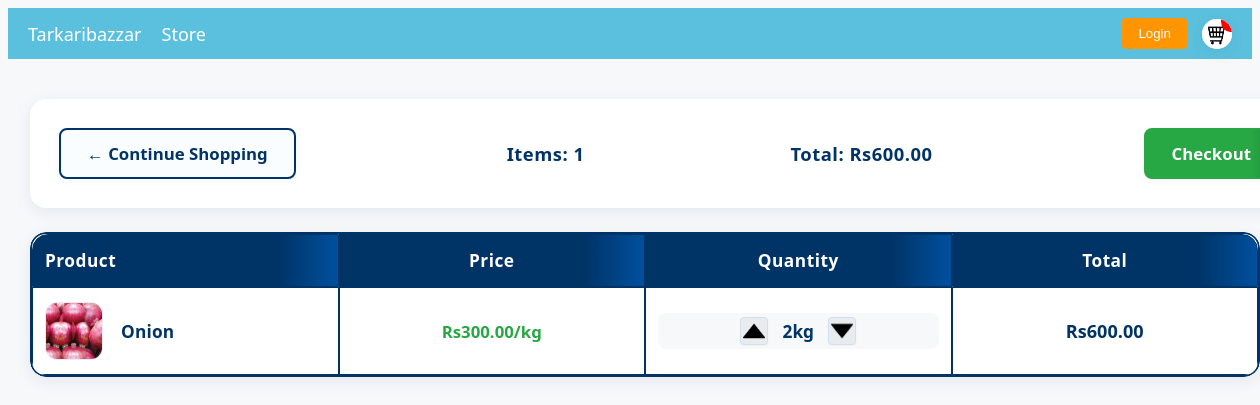
/cart/ (signed in), run on an earlier commit of the app's database.
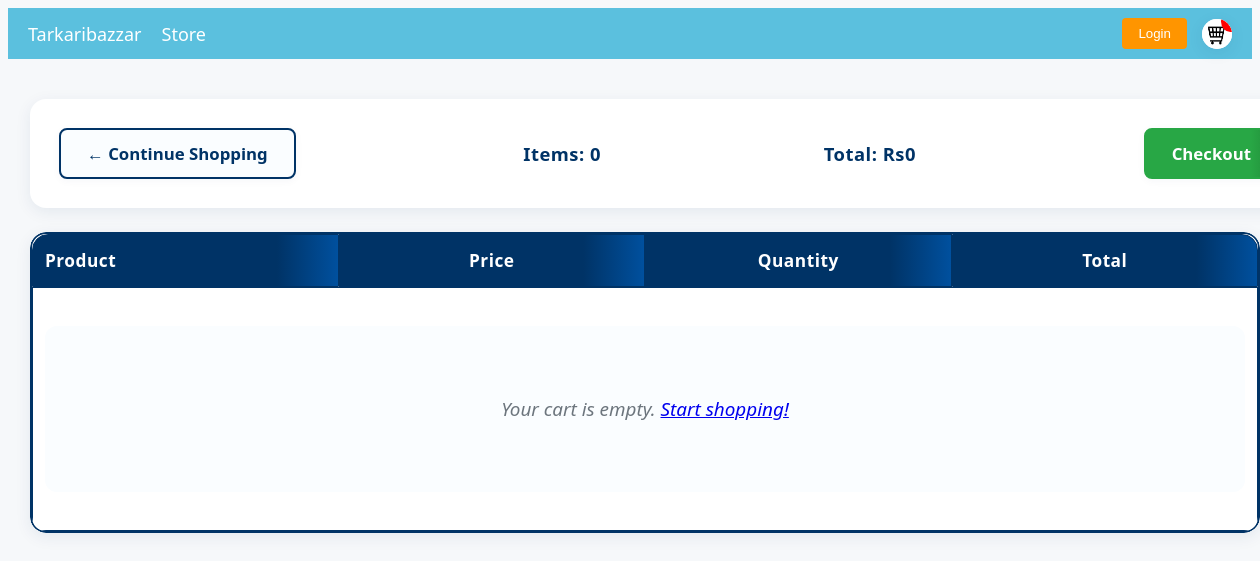
And on a later commit of the database.
### store/models.py (models this page shows, shortened)
class Order(models.Model):
    customer=models.ForeignKey(Customer,on_delete=models.SET_NULL,blank=True,null=True)
    date_orderd=models.DateTimeField(auto_now_add=True)
    complete=models.BooleanField(default=False,null=True,blank=False)
    transaction_id= models.CharField(max_length=100, null=True)
    @property
    def get_cart_total(self):
        orderitems = self.orderitem_set.all()
        total= sum([item.get_total for item in orderitems])
        return total
    @property
    def get_cart_items(self):
         orderitems = self.orderitem_set.all()
         total = len(orderitems)  # or orderitems.count()
         return total

class OrderItem(models.Model):
    product=models.ForeignKey(Product,on_delete=models.SET_NULL,blank=True,null=True)
    order=models.ForeignKey(Order,on_delete=models.SET_NULL,blank=True,null=True)
    quantity=models.IntegerField(default=0,null=True,blank=True)
    date_added=models.DateTimeField(auto_now_add=True)
    @property
    def get_total(self):
        total= self.product.price *self.quantity
        return total

class Product(models.Model):
    name= models.CharField(max_length=100, null=True)
    price = models.DecimalField(max_digits=10, decimal_places=2, default=0.00)
    digital=models.BooleanField(default=False, null=True, blank=False)
    image=models.ImageField(null=True,blank=True)
    @property
    def imageURL(self):
        try:
            url= self.image.url
        except:
            url=''
        return url

### store/views.py (the view)
# urls.py: path('cart/',views.cart,name="cart"),
def cart(request):
    if request.user.is_authenticated:
        customer = request.user.customer
        order, created = Order.objects.get_or_create(customer=customer,complete=False)
        items=order.orderitem_set.all()
        cartItems = order.get_cart_items
    else:
        items=[]
        order={'get_cart_total':0, 'get_cart_items':0}
        cartItems = order['get_cart_items']
    context={'items':items, 'order':order,'cartItems':cartItems}
    return render(request, 'store/cart.html',context)

### store/templates/store/cart.html (shortened to what this page needs)
{% extends 'store/main.html' %}
{% load static %}
{% block content %}
<div class="row">
    <div class="col-lg-12">
        <div class="box-element">
            <div class="cart-summary">
                <a class="btn btn-outline-dark" href="{% url 'store' %}">&#x2190; Continue Shopping</a>
                <h5>Items: <strong>{{order.get_cart_items}}</strong></h5>
                <h5>Total: <strong>Rs{{order.get_cart_total}}</strong></h5>
                <a class="btn btn-success" href="{% url 'checkout' %}">Checkout</a>
            </div>
        </div>
        <div class="cart-container">
            <div class="cart-items-container">
                <table class="cart-table">
                    <thead>
                        <tr>
                            <th class="product-col">Product</th>
                            <th class="price-col">Price</th>
                            <th class="qty-col">Quantity</th>
                            <th class="total-col">Total</th>
                        </tr>
                    </thead>
                    <tbody>
                        {% if items %}
                            {% for item in items %}
                            <tr class="cart-row">
                                <td class="product-col">
                                    <div class="product-content">
                                        <img class="row-image" src="{{item.product.imageURL}}" alt="{{item.product.name}}">
                                        <span class="product-name">{{item.product.name}}</span>
                                    </div>
                                </td>
                                <td class="price-col">
                                    <span class="price">Rs{{item.product.price}}/kg</span>
                                </td>
                                <td class="qty-col">
                                    <div class="quantity-controls">
                                        <img data-product={{item.product.id}} data-action="add" class="chg-quantity update-cart" src="{% static 'css/images/arrowup.png'%}" alt="Increase" title="Increase quantity">
                                        <span class="quantity-display">{{item.quantity}}kg</span>
                                        <img data-product={{item.product.id}} data-action="remove" class="chg-quantity update-cart" src="{% static 'css/images/arrowdown.png'%}" alt="Decrease" title="Decrease quantity">
                                    </div>
                                </td>
                                <td class="total-col">
                                    <span class="total-price">Rs{{item.get_total}}</span>
                                </td>
                            </tr>
                            {% endfor %}
                        {% else %}
                            <tr><td colspan="4"><div class="empty-cart">Your cart is empty. <a href="{% url 'store' %}">Start shopping!</a></div></td></tr>
                        {% endif %}
                    </tbody>
                </table>
            </div>
        </div>
    </div>
</div>
{% endblock content %}

What changed in the data, as far as the page shows it:
no longer on this page (row edited): Order: get_cart_items "1", get_cart_total "600.00"
no longer on this page (row unchanged): OrderItem: product.imageURL (picture), product.name "Onion", product.price "300.00", quantity "2", get_total "600.00"
added Order: get_cart_items "0", get_cart_total "0"
Also different on the page:
text now shown: "Your cart is empty. Start shopping!"
